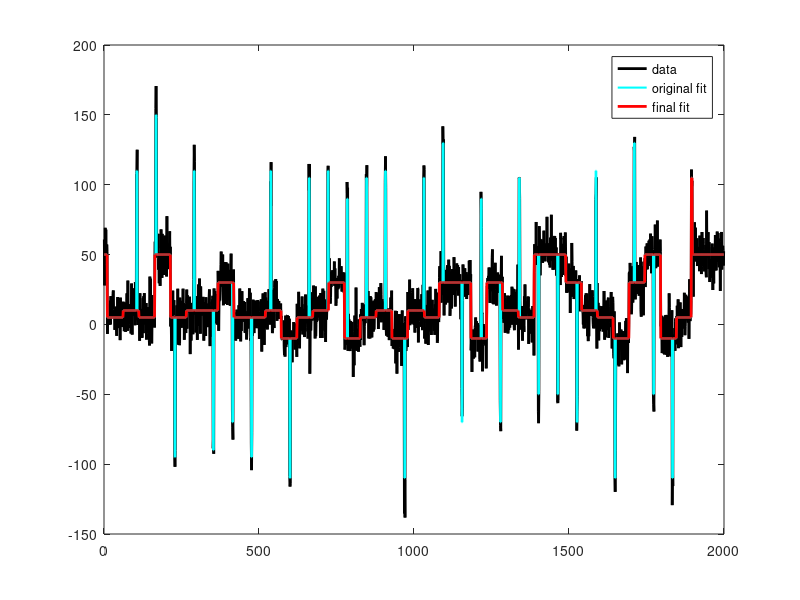

MATLAB code to generate this figure:
function [FitX_merged,StepFitProps_out]=DeSpiker(spikemaxwidth, updownmargin, spikesign,XX,FitX)
%% Remove spikes
%Aim: spikes (short up-and-down) or blinks (reverse) may be of less
%interest to a user. This tool finds and removes these. 

%Description: 
%1) DeSpiker: no input, runs a demo trace on trains
%4) DeSpiker(spikemaxwidth, updownmargin, spikesign): load data and process according to modus.
    %with this option, output is saved with extension '_merged'
%3) DeSpiker(spikemaxwidth, updownmargin, spikesign,XX,FitX)

%Input:
    %XX is a single data column, FitX is its fit.
    %spikemaxwidth(5), : max width for spike to consider
    %updownmargin(0.30): relative magnitude margin per up and down step 
    %spikesign(0): 
%         1: remove positive spikes, 
%        -1: remove negative spikes or 'blinks'
%         0 remove all signs


%Output: new fit and step properties

%Extras: includes autorun demo option of a  noisy step trace

%Reference: Auxiliairy tool of AutoStepfinder: 
%A fast and automated step detection method for single-molecule analysis.
%Luuk Loeff*, Jacob Kerssemakers*, Chirlmin Joo & Cees Dekker.
% * Equal contribution
% Last update by Jacob Kerssemakers, October 2020
%--------------------------------------------------------------------------


%% Get trace
if (nargin==3)  %Load standard Autostepfinder output
    [FileName,PathName] = uigetfile('*_fits.txt', 'Open the fit of interest');
    data=double(dlmread(strcat(PathName,'/',FileName),',',2,1));
    XX=data(:,1);
    FitX=data(:,2);
end  
 %% Demo: make a simple trace with a number of  spikes
if nargin==0
    spikemaxwidth=7;
    updownmargin=0.4, 
    spikesign=0;
    [XX,FitX]=MakeDemoSpikeTrace;   
end

% ---------------------------------------------
 close all;
 Lx=length(XX);
 TT=(1:Lx)';
[step_props,~,~]=Get_StepsFromFit(TT,FitX);              

%% remove spikes; 
%run twice to clean ''comb sections''
     FitX_merged=FitX;
     for i=1:2
        [~,isolated,FitX_merged]=remove_spikes(step_props(:,1), step_props(:,5), spikemaxwidth, updownmargin, spikesign,FitX_merged);
        [step_props,~,~]=Get_StepsFromFit(TT,FitX_merged);
     end
    [StepFitProps_out,~,~]=Get_StepsFromFit(TT,FitX_merged);


if nargin <5
    plot(XX,'k-','LineWidth', 2); hold on;
    plot(FitX, 'c-','LineWidth', 1.5);
      plot(FitX_merged, 'r-', 'LineWidth', 2);
     legend('data','original fit','final fit');
     dum=1;
end

if nargin==3
     Axz=(1:length(XX))';
     data=[Axz XX FitX];
     outname1=strcat(PathName,'/',FileName(1:end-4),'_despiked.txt');
     dlmwrite(outname1,data);
     outname2=strcat(PathName,'/',FileName(1:end-4),'_despiked_props.txt');
     dlmwrite(outname2,StepFitProps_out);
end


    


 function  [spikes,isolated,FitX]=remove_spikes(index, steps, spikemaxwidth, updownmargin, spikesign,FitX);
%find all spikes; output is sets of indices:
%'spikes'  pairs of indices
%'isolated'

%indices and steps
OLi=index(1:end-3);     OLs=steps(1:end-3);
CLi=index(2:end-2);     CLs=steps(2:end-2);
CRi=index(3:end-1);     CRs=steps(3:end-1);
ORi=index(4:end);       ORs=steps(4:end);
%differences
dt_L=CLi-OLi;           ds_L=CLs-OLs;   %outer left, center left etc
dt_C=CRi-CLi;           ds_C=CLs-CRs;
dt_R=ORi-CRi;           ds_L=ORs-CRs; 

narrow=(dt_C<=spikemaxwidth);
opposed=(sign(CLs)+sign(CRs)==0);
nullingratio=abs((CRs+CLs))./(0.5*(abs(CRs)+abs(CLs)));
nulling=(nullingratio<updownmargin);
if spikesign~=0
    propersign=(sign(CLs)==spikesign);
else
    propersign=1+0*sign(CLs);
end

sel_L=find((narrow&opposed&nulling&propersign)==1)+1;  
 
spike_index_L=index(sel_L);
spike_index_R=index(sel_L+1);

spikes=sort(unique([spike_index_L spike_index_R]));
isolated=index(~ismember(index,spikes));

%remove the spikes
for spi=1:length(spike_index_L)    
    lft_i=spike_index_L(spi);
    rgt_i=spike_index_R(spi);
    padval=FitX(lft_i-1);
    FitX(lft_i:rgt_i)=padval;
end

%spike scanner:
%consider 4 points, 
    %-where the outer two are further away than the center;
    %where the two centers are:
    %shortly after one other
    %of approximate equal size
 %then, remove tese center two.
 %repeat this procedure to handle very dense blinking sections

dum=1;

function [XX,FitX]=MakeDemoSpikeTrace
    Lxi=2000;
    noize=10;                   %noise level
    XX=[]; FitX=[];
    stepsizes=[-10 10 30 50 5];
    Nspikes=30; 
    spike_ampli=100;
    isolated=[1 [10:50:Lxi]];  %just a step train
            indices=isolated;
            Li=length(indices);
            for ii=1:Li
                dice=ceil(length(stepsizes)*(rand(1,1)));
                levs(ii)=stepsizes(dice);  %add random step levels
            end
            %build initial trace
            for ii=1:Li-1
                L_sect=indices(ii+1)-indices(ii)+1;
                XX=[XX ; noize*randn(L_sect, 1)+levs(ii)];
                FitX=[FitX ; zeros(L_sect, 1)+levs(ii)];
            end 
            %add spikes
            
            ups=round(linspace(105,Lxi-105,Nspikes));
            downs=ups+2;
            for spi=1:length(ups)
                peak=spike_ampli; %*randn(1,1);
                peaksign=2*round(rand(1,1))-1;
                XX(ups(spi):downs(spi))=XX(ups(spi):downs(spi))+peaksign*peak;
                FitX(ups(spi):downs(spi))=FitX(ups(spi):downs(spi))+peaksign*peak;
            end

         
 function [StepsX,levelX, histX]=Get_StepsFromFit(T,FitX)
%This function builds tables of steps or levels properties from a step fit
%Values are based on Averages of plateaus
    lx=length(FitX);
    difX=FitX(2:lx)-FitX(1:lx-1);
    sel=find(difX~=0);  %note: index points to last point before step
    lsel=length(sel);
        
    %dwell time after
    dwellT=T(sel(2:lsel))-T(sel(1:lsel-1)); 
    dwellTafter=[dwellT' T(lx)-T(sel(lsel))]';
    dwellTbefore=[T(sel(1))-T(1) dwellT']'; 
    StepsX=[sel T(sel) FitX(sel) FitX(sel+1) difX(sel) dwellTbefore dwellTafter]; 
    %list of stepsizes: [index time levelbefore levelafter step dwelltime before dwelltimeafter]
    
    Levstartidx=[1; sel+1];  %first index of level
    Levstopidx=[sel; lx];    %last index of level
    LevstartT=T(Levstartidx);
    LevstopT=T(Levstopidx);
    LevLevel=[FitX(sel); FitX(lx)];
    LevDwell=Levstopidx-Levstartidx+1;
    LevStepBefore=[0; difX(sel)];
    LevStepAfter=[difX(sel); 0];
    levelX=[Levstartidx Levstopidx LevstartT LevstopT LevLevel LevDwell LevStepBefore LevStepAfter];
    %list of levels: [startindex starttime stopindex stoptime level dwell stepbefore stepafter]   
    
    %histogram
    stepsizes=StepsX(:,4)-StepsX(:,3);
    mx=max(stepsizes); mn=min(stepsizes);
    stp=(mx-mn)/20;
    hx=(mn:stp:mx);
    if ~isempty(hx)
        histX=hist(stepsizes,hx)';
        histX=[hx' histX];
    else
        histX=[1 1];
    end
        
    
    function FitX=Get_FitFromSteps(X,indexlist,modus)       
     % This function builds plateau data
    %list of levels: [startindex  stopindex starttime stoptime level dwell stepbefore stepafter]
    lx=length(X);
        lsel=length(indexlist); %note: index points to last point before step

        %Build a 'FitX' based on the median levels (ot on the averages)
        idxes=[0 ; indexlist ; lx];
        FitX=0*X;
        for ii=1:lsel+1
            ixlo=idxes(ii)+1;  %first index of plateau
            ixhi=idxes(ii+1);  %last index
            switch modus
                case 'mean', FitX(ixlo:ixhi)=nanmean(X(ixlo:ixhi));
                case 'median', FitX(ixlo:ixhi)=nanmedian(X(ixlo:ixhi));
            end
        end 